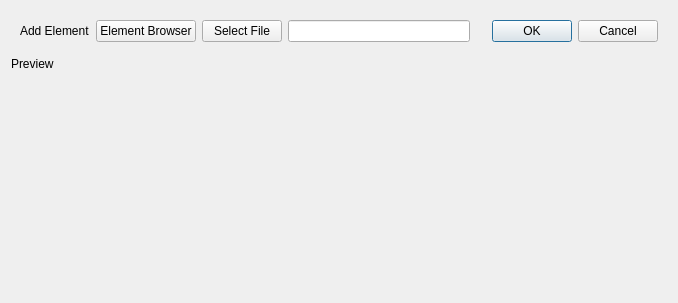
<?xml version="1.0" encoding="UTF-8"?>
<ui version="4.0">
 <class>Dialog</class>
 <widget class="QDialog" name="Dialog">
  <property name="geometry">
   <rect>
    <x>0</x>
    <y>0</y>
    <width>678</width>
    <height>303</height>
   </rect>
  </property>
  <property name="windowTitle">
   <string>Select Skin Element</string>
  </property>
  <layout class="QVBoxLayout" name="verticalLayout">
   <item>
    <widget class="QWidget" name="widget" native="true">
     <property name="sizePolicy">
      <sizepolicy hsizetype="Preferred" vsizetype="Minimum">
       <horstretch>0</horstretch>
       <verstretch>0</verstretch>
      </sizepolicy>
     </property>
     <layout class="QHBoxLayout" name="horizontalLayout">
      <item>
       <widget class="QLabel" name="label_add_element">
        <property name="text">
         <string>Add Element</string>
        </property>
       </widget>
      </item>
      <item>
       <widget class="QPushButton" name="pushButton_element_browser">
        <property name="text">
         <string>Element Browser</string>
        </property>
       </widget>
      </item>
      <item>
       <widget class="QPushButton" name="pushButton">
        <property name="text">
         <string>Select File</string>
        </property>
       </widget>
      </item>
      <item>
       <widget class="QLineEdit" name="lineEdit_filepath">
        <property name="text">
         <string/>
        </property>
       </widget>
      </item>
      <item>
       <widget class="QDialogButtonBox" name="buttonBox">
        <property name="orientation">
         <enum>Qt::Horizontal</enum>
        </property>
        <property name="standardButtons">
         <set>QDialogButtonBox::Cancel|QDialogButtonBox::Ok</set>
        </property>
       </widget>
      </item>
     </layout>
    </widget>
   </item>
   <item>
    <widget class="QLabel" name="label_preview">
     <property name="sizePolicy">
      <sizepolicy hsizetype="Preferred" vsizetype="Minimum">
       <horstretch>0</horstretch>
       <verstretch>0</verstretch>
      </sizepolicy>
     </property>
     <property name="text">
      <string>Preview</string>
     </property>
    </widget>
   </item>
   <item>
    <widget class="QLabel" name="label_image">
     <property name="sizePolicy">
      <sizepolicy hsizetype="Preferred" vsizetype="Expanding">
       <horstretch>0</horstretch>
       <verstretch>0</verstretch>
      </sizepolicy>
     </property>
     <property name="text">
      <string/>
     </property>
    </widget>
   </item>
  </layout>
 </widget>
 <resources/>
 <connections>
  <connection>
   <sender>buttonBox</sender>
   <signal>accepted()</signal>
   <receiver>Dialog</receiver>
   <slot>accept()</slot>
   <hints>
    <hint type="sourcelabel">
     <x>248</x>
     <y>254</y>
    </hint>
    <hint type="destinationlabel">
     <x>157</x>
     <y>274</y>
    </hint>
   </hints>
  </connection>
  <connection>
   <sender>buttonBox</sender>
   <signal>rejected()</signal>
   <receiver>Dialog</receiver>
   <slot>reject()</slot>
   <hints>
    <hint type="sourcelabel">
     <x>316</x>
     <y>260</y>
    </hint>
    <hint type="destinationlabel">
     <x>286</x>
     <y>274</y>
    </hint>
   </hints>
  </connection>
 </connections>
</ui>
